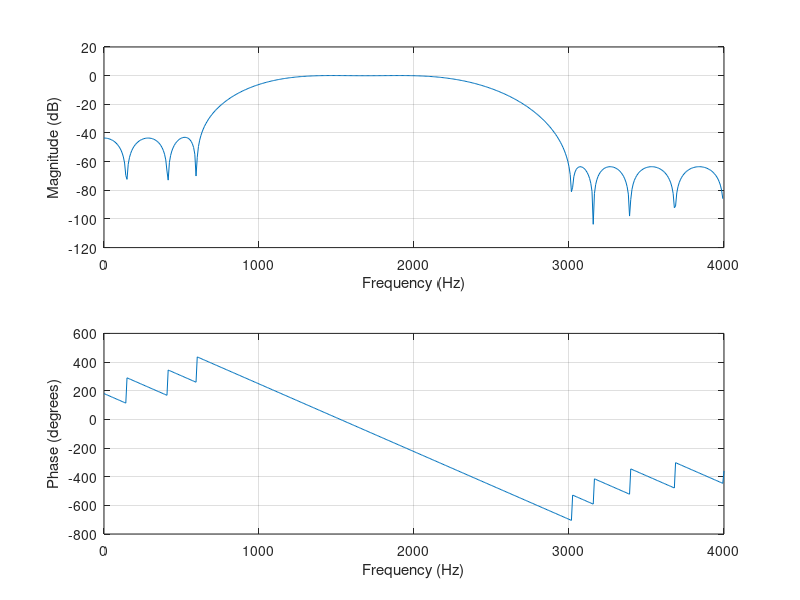

MATLAB code for this plot:
%EECS3451 Mini Project

%Q1
fs = 8000;    % Sampling freqeuency
F = [500 1500 2000 3000]; % Frequency array needs to be 2*length(A) - 2
A = [0 1 0];                   % 0 is for stopband, 1 for passband
dev = [0.01 0.01 0.001];  % The ripple from 0-500, 1500-2000, and 3000-4000 respectivily 
 
[N,Fi,Ai,W] = firpmord(F,A,dev,fs);  % Creating filter

h=firpm(N,Fi,Ai,W); % To find filter coefficients 

% N is filter order, h contains filter coefficients

freqz(h,1,512,fs)